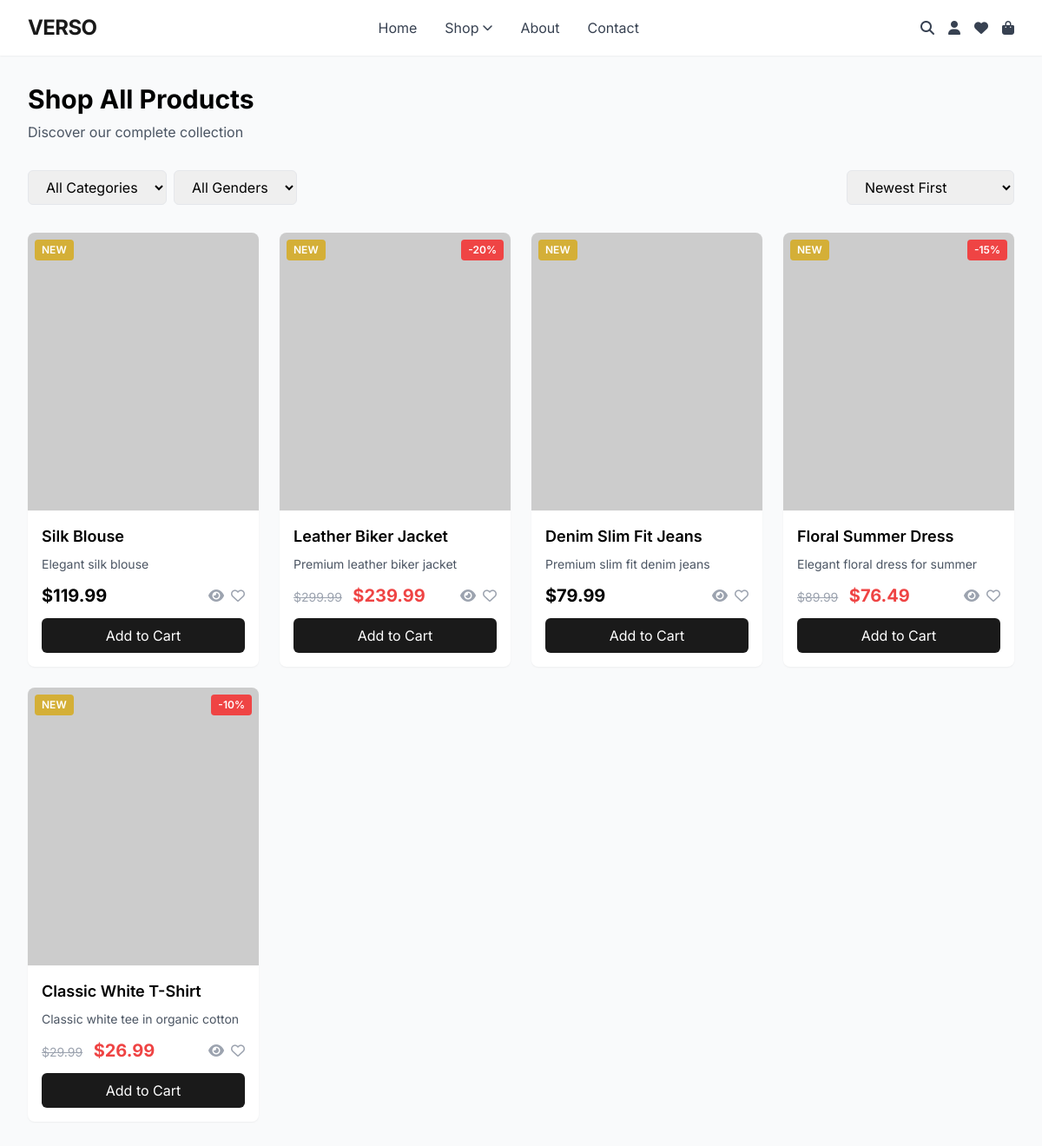
Screenshot of /products/ with the database file from the repository.
### products/models.py (models this page shows, shortened)
class Product(models.Model):
    GENDER_CHOICES = [
        ('unisex', 'Unisex'),
        ('male', 'Male'),
        ('female', 'Female'),
        ('kids', 'Kids'),
    ]
    id = models.UUIDField(primary_key=True, default=uuid.uuid4, editable=False)
    name = models.CharField(max_length=200)
    slug = models.SlugField(max_length=200, unique=True, blank=True)
    sku = models.CharField(max_length=50, unique=True)
    description = models.TextField()
    short_description = models.TextField(max_length=500, blank=True)
    category = models.ForeignKey(Category, on_delete=models.SET_NULL, null=True, related_name='products')
    brand = models.ForeignKey(Brand, on_delete=models.SET_NULL, null=True, blank=True, related_name='products')
    gender = models.CharField(max_length=10, choices=GENDER_CHOICES, default='unisex')
    base_price = models.DecimalField(max_digits=10, decimal_places=2, validators=[MinValueValidator(0)])
    discount_percentage = models.DecimalField(
        max_digits=5, decimal_places=2, default=0,
        validators=[MinValueValidator(0), MaxValueValidator(100)]
    )
    discount_amount = models.DecimalField(max_digits=10, decimal_places=2, default=0, validators=[MinValueValidator(0)])
    total_stock = models.IntegerField(default=0, validators=[MinValueValidator(0)])
    low_stock_threshold = models.IntegerField(default=10, validators=[MinValueValidator(0)])
    features = models.JSONField(default=list, blank=True)
    care_instructions = models.TextField(blank=True)
    material = models.CharField(max_length=200, blank=True)
    meta_title = models.CharField(max_length=200, blank=True)
    meta_description = models.TextField(max_length=500, blank=True)
    meta_keywords = models.CharField(max_length=500, blank=True)
    is_active = models.BooleanField(default=True)
    is_featured = models.BooleanField(default=False)
    views_count = models.IntegerField(default=0)
    sales_count = models.IntegerField(default=0)
    rating = models.DecimalField(max_digits=3, decimal_places=2, default=0, validators=[MinValueValidator(0), MaxValueValidator(5)])
    review_count = models.IntegerField(default=0)
    created_at = models.DateTimeField(auto_now_add=True)
    updated_at = models.DateTimeField(auto_now=True)
    created_by = models.ForeignKey(User, on_delete=models.SET_NULL, null=True, related_name='products_created')
    class Meta:
        ordering = ['-created_at']
    @property
    def current_price(self):
        if self.discount_percentage > 0:
            return self.base_price * (1 - self.discount_percentage / 100)
        elif self.discount_amount > 0:
            return max(self.base_price - self.discount_amount, 0)
        return self.base_price
    @property
    def is_new(self):
        from django.conf import settings
        days = getattr(settings, 'PRODUCT_NEW_DAYS', 7)
        return self.created_at >= timezone.now() - timedelta(days=days)
    @property
    def is_on_sale(self):
        return self.discount_percentage > 0 or self.discount_amount > 0

### products/views.py (the view)
# urls.py: path('', views.ProductListView.as_view(), name='list'),
class ProductListView(ListView):
    model = Product
    template_name = 'products/list.html'
    context_object_name = 'products'
    paginate_by = 12
    def get_queryset(self):
        queryset = Product.objects.filter(is_active=True)
        category_slug = self.request.GET.get('category')
        if category_slug:
            category = get_object_or_404(Category, slug=category_slug)
            queryset = queryset.filter(category=category)
        gender = self.request.GET.get('gender')
        if gender:
            queryset = queryset.filter(gender=gender)
        min_price = self.request.GET.get('min_price')
        max_price = self.request.GET.get('max_price')
        if min_price:
            queryset = queryset.filter(base_price__gte=min_price)
        if max_price:
            queryset = queryset.filter(base_price__lte=max_price)
        sort = self.request.GET.get('sort', '-created_at')
        if sort == 'price_low':
            queryset = queryset.order_by('base_price')
        elif sort == 'price_high':
            queryset = queryset.order_by('-base_price')
        elif sort == 'name':
            queryset = queryset.order_by('name')
        else:
            queryset = queryset.order_by(sort)
        return queryset
    def get_context_data(self, **kwargs):
        context = super().get_context_data(**kwargs)
        context['categories'] = Category.objects.filter(is_active=True)
        context['current_category'] = self.request.GET.get('category')
        context['current_sort'] = self.request.GET.get('sort', '-created_at')
        return context

### accounts/context_processors.py (called while the page is built)
def site_info(request):
    return {
        'SITE_NAME': getattr(settings, 'SITE_NAME', 'Verso Store'),
        'SITE_DOMAIN': getattr(settings, 'SITE_DOMAIN', 'localhost:8000'),
        'MAPBOX_TOKEN': getattr(settings, 'MAPBOX_TOKEN', ''),
        'STRIPE_PUBLIC_KEY': getattr(settings, 'STRIPE_PUBLIC_KEY', ''),
    }

### orders/context_processors.py (called while the page is built)
def cart_items(request):
    cart = None
    cart_count = 0
    if request.user.is_authenticated:
        cart = Cart.objects.filter(user=request.user).first()
    elif request.session.session_key:
        cart = Cart.objects.filter(session_key=request.session.session_key).first()
    if cart:
        cart_count = cart.total_items
    return {
        'cart': cart,
        'cart_count': cart_count,
    }

### templates/products/list.html (shortened to what this page needs)
{% extends 'base.html' %}
{% block content %}
<div class="max-w-7xl mx-auto px-4 sm:px-6 lg:px-8 py-8">
    <div class="mb-8">
        <h1 class="text-3xl font-bold">Shop All Products</h1>
        <p class="text-gray-600 mt-2">Discover our complete collection</p>
    </div>
    <div class="flex flex-col md:flex-row justify-between mb-8">
        <div class="flex flex-wrap gap-2 mb-4 md:mb-0">
            <select class="px-4 py-2 border rounded-md" onchange="filterProducts(this)">
                <option value="">All Categories</option>
            </select>
            <select class="px-4 py-2 border rounded-md" onchange="filterByGender(this)">
                <option value="">All Genders</option>
            </select>
        </div>
        <div>
            <select class="px-4 py-2 border rounded-md" onchange="sortProducts(this)">
                <option value="-created_at" {% if current_sort == '-created_at' %}selected{% endif %}>Newest First</option>
            </select>
        </div>
    </div>
    <div class="grid grid-cols-1 md:grid-cols-3 lg:grid-cols-4 gap-6">
        {% for product in products %}
        <div class="product-card bg-white rounded-lg shadow-sm overflow-hidden">
            <a href="{% url 'products:detail' product.slug %}" class="block relative">
                {% if product.is_new %}
                <span class="absolute top-2 left-2 bg-accent text-white text-xs font-semibold px-2 py-1 rounded z-10">NEW</span>
                {% endif %}
                {% if product.is_on_sale %}
                <span class="absolute top-2 right-2 bg-danger text-white text-xs font-semibold px-2 py-1 rounded z-10">-{{ product.discount_percentage|floatformat:0 }}%</span>
                {% endif %}
                <div class="aspect-w-3 aspect-h-4">
                    <img src="https://via.placeholder.com/300x400" alt="{{ product.name }}" class="w-full h-80 object-cover hover:scale-105 transition-transform duration-300">
                </div>
            </a>
            <div class="p-4">
                <h3 class="font-semibold text-lg mb-2">
                    <a href="{% url 'products:detail' product.slug %}" class="hover:text-accent transition-colors">
                        {{ product.name }}
                    </a>
                </h3>
                <p class="text-sm text-gray-600 mb-3">{{ product.short_description|truncatewords:10 }}</p>
                <div class="flex items-center justify-between mb-3">
                    <div>
                        {% if product.is_on_sale %}
                        <span class="text-gray-400 line-through text-sm">${{ product.base_price }}</span>
                        <span class="text-xl font-bold text-danger ml-2">${{ product.current_price|floatformat:2 }}</span>
                        {% else %}
                        <span class="text-xl font-bold">${{ product.base_price }}</span>
                        {% endif %}
                    </div>
                    <div class="flex space-x-2">
                        <button onclick="quickView('{{ product.id }}')" class="text-gray-400 hover:text-primary transition-colors">
                            <i class="fas fa-eye"></i>
                        </button>
                        <button onclick="addToWishlist('{{ product.id }}')" class="text-gray-400 hover:text-danger transition-colors">
                            <i class="far fa-heart"></i>
                        </button>
                    </div>
                </div>
                <button onclick="addToCart('{{ product.id }}')" class="w-full bg-primary text-white py-2 rounded-md hover:bg-accent transition-colors">
                    Add to Cart
                </button>
            </div>
        </div>
        {% empty %}
        <div class="col-span-full text-center py-12">
            <p class="text-gray-500">No products found matching your criteria.</p>
        </div>
        {% endfor %}
    </div>
</div>
{% endblock %}

### templates/base.html (style rules this page uses)
body { font-family: 'Inter', sans-serif; }
html { scroll-behavior: smooth; }
.product-card { transition: all 0.3s ease; }

### rows the page displays
Product: shows "NEW", name "Silk Blouse", short_description "Elegant silk blouse", base_price "119.99"
Product: shows "NEW", discount_percentage "20", name "Leather Biker Jacket", short_description "Premium leather biker jacket", base_price "299.99", current_price "239.99"
Product: shows "NEW", name "Denim Slim Fit Jeans", short_description "Premium slim fit denim jeans", base_price "79.99"
Product: shows "NEW", discount_percentage "15", name "Floral Summer Dress", short_description "Elegant floral dress for summer", base_price "89.99", current_price "76.49"
Product: shows "NEW", discount_percentage "10", name "Classic White T-Shirt", short_description "Classic white tee in organic cotton", base_price "29.99", current_price "26.99"
